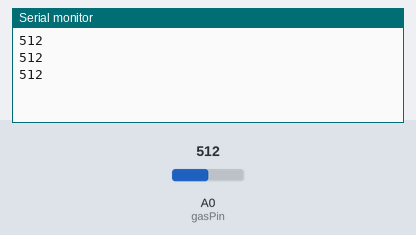
Bench run of a sketch on a simulated Arduino Uno, built with avr-gcc and run on an emulated ATmega328P. On the bench: the last lines printed to the serial monitor. The test bench sets the inputs (shaded band); at power-on: A0 (gasPin) = 512.

Above: at 1.5 s.
1.6 s: A0 (gasPin) set to 696
At 2.7 s:
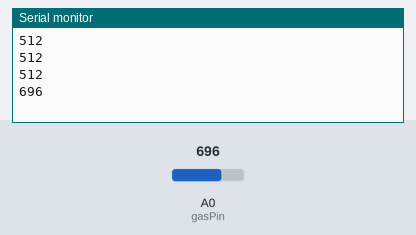
3.1 s: A0 (gasPin) set to 711
At 4.1 s:
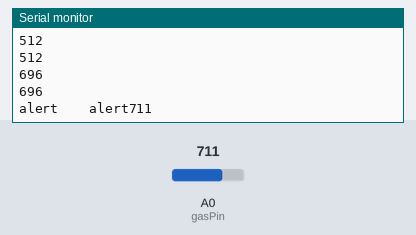

The sketch:

mq2.ino
```cpp
const int gasPin = A0; //GAS sensor output pin to Arduino analog A0 pin


void setup()
{
  Serial.begin(9600); //Initialize serial port - 9600 bps
}

void loop()
{
  Serial.println(analogRead(gasPin));
  delay(700); // Print value every 1 sec.
 if(analogRead(gasPin)>710 && analogRead(gasPin) < 720)
    Serial.print("alert    alert");

}
```

Measured:
- the behaviour switches between 710 and 711 on A0 (gasPin) (found by bisection; images 1 and 2)
- after the input at 1.6 s, the serial monitor: prints a new line after 0.50 s (image 1)
- after the input at 3.1 s, the serial monitor: prints a new line after 0.40 s (image 2)
